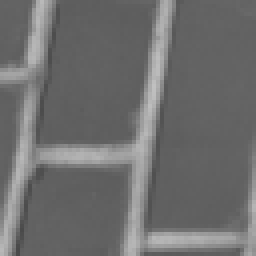
#> input picture lab3/patches/cegla/cegla_01_r0000_c0000.png, 64 x 64 px (shown 4 times larger); its folder holds only this picture in this run
$ python extract_features.py   (older library calls are emulated)
#> lines starting #> are read from the running program, lines starting #| are printed output that depends on the picture
from pathlib import Path

import numpy as np
import pandas as pd
from PIL import Image
from skimage.color import rgb2gray
from skimage.feature import graycomatrix, graycoprops
from skimage.util import img_as_ubyte

HERE = Path(__file__).parent
PROPS = ["dissimilarity", "correlation", "contrast", "energy", "homogeneity", "ASM"]
DISTANCES = [1, 3, 5]
ANGLES_DEG = [0, 45, 90, 135]
ANGLES = np.deg2rad(ANGLES_DEG)
LEVELS = 64          # instrukcja: "5 bitów (64 poziomy)"; 64 poziomy = 6 bitów, przyjęto liczbę poziomów 64


def to_gray_uint8(img):
    a = np.asarray(img)
    if a.ndim == 3:
        a = img_as_ubyte(rgb2gray(a[..., :3]))
    return a.astype(np.uint8)


def feature_names():
    return [f"{p}_d{d}_a{a}" for p in PROPS for d in DISTANCES for a in ANGLES_DEG]


def glcm_features(gray_uint8, levels=LEVELS):
    """Wektor 72 cech GLCM dla obrazu w skali szarości (uint8)."""
    q = (gray_uint8 // (256 // levels)).astype(np.uint8)          # redukcja głębi jasności: 0..levels-1
    glcm = graycomatrix(q, distances=DISTANCES, angles=ANGLES, levels=levels, symmetric=True, normed=True)
    return np.concatenate([graycoprops(glcm, p).ravel() for p in PROPS])   # kolejność: cecha, odległość, kąt


def build_dataset(patches_dir, levels=LEVELS):
#> called with levels = 64
    rows, cats, files = [], [], []
    for cat_dir in sorted(p for p in Path(patches_dir).iterdir() if p.is_dir()):
        for f in sorted(cat_dir.glob("*.png")):
            rows.append(glcm_features(to_gray_uint8(Image.open(f)), levels))
#> in to_gray_uint8, a is the input picture: shape (64, 64); min 73, max 192, mean 110.1
#> in glcm_features, `q = (gray_uint8 // (256 // levels)).astype(np.uint8)`:
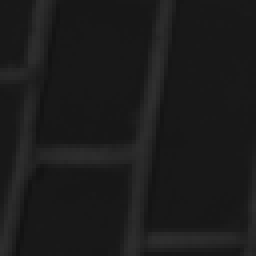
#> q: shape (64, 64) (shown 4 times larger); min 18, max 48, mean 27.1
            cats.append(cat_dir.name)
            files.append(f"{cat_dir.name}/{f.name}")
#> pass 2 of the loop in build_dataset, `for cat_dir in sorted(p for p in Path(patches_dir).iterdir() if p.is_d..`:
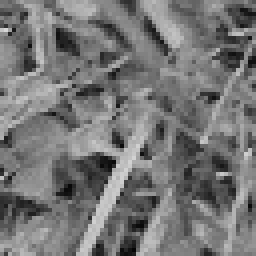
#> input picture lab3/patches/trawa/trawa_01_r0000_c0000.png, 64 x 64 px (shown 4 times larger)
#> in to_gray_uint8, a is the input picture: shape (64, 64); min 4, max 214, mean 117.2
#> in glcm_features (call 2), `q = (gray_uint8 // (256 // levels)).astype(np.uint8)`:
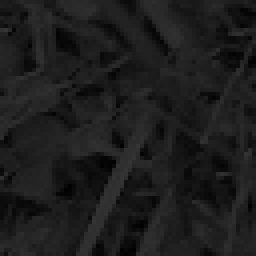
#> q: shape (64, 64) (shown 4 times larger); min 1, max 53, mean 28.9
    df = pd.DataFrame(rows, columns=feature_names())
#> df = table of 2 rows and 72 columns
    df["category"] = cats
    return df, pd.DataFrame({"file": files, "category": cats})


if __name__ == "__main__":
    df, meta = build_dataset(HERE / "patches")
#> df = table of 2 rows and 73 columns; meta = table of 2 rows and 2 columns
    assert not df.drop(columns="category").isna().any().any(), "NaN w cechach"
    out = HERE / "results"
    out.mkdir(exist_ok=True)
    df.to_csv(out / "texture_features.csv", index=False)
    meta.to_csv(out / "texture_features_meta.csv", index=False)
    print("kształt zbioru:", df.shape, "| cech:", df.shape[1] - 1)
#| kształt zbioru: (2, 73) | cech: 72
    print(df["category"].value_counts().to_string())
#| category
#| cegla    1
#| trawa    1
    print("zapisano", out / "texture_features.csv")
